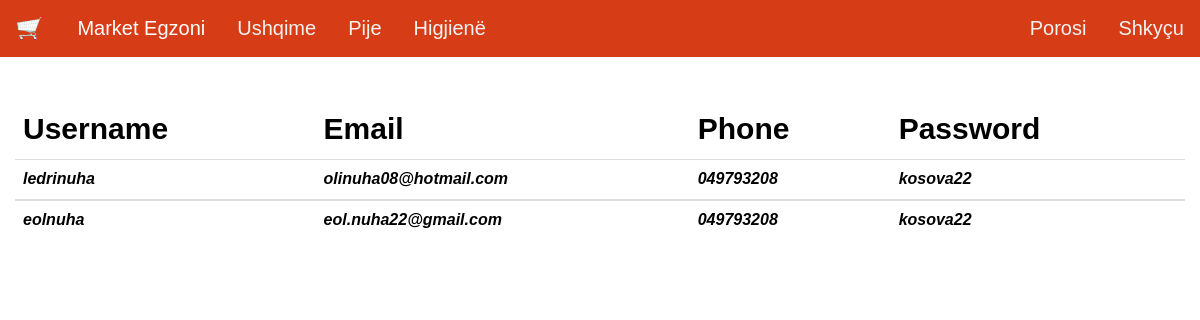
The page /view-users (signed in) on the database its author committed.
### first.py (models this page shows, shortened)
class lists(db.Model):
    _id = db.Column("id", db.Integer, primary_key=True)
    name = db.Column(db.String(100))
    email = db.Column(db.String(100))
    phone = db.Column(db.String(100))
    password = db.Column(db.String(100))

### first.py (the view)
@app.route("/view-users")
def viewUsers():
    return render_template("view-users.html", values=lists.query.all())

### templates/view-users.html (shortened to what this page needs)
{% extends "base.html" %}
{% block content %}
<div style="margin-top: 50px;" class="container-fluid">
    <table class="table" style="color: white;">
                    <thead style="color: black;">
                    <tr>
                        <td><strong style="font-size: 30px;">Username</strong></td>
                        <td><strong style="font-size: 30px;">Email</strong>
                        <td><strong style="font-size: 30px;">Phone</strong></td>
                        <td><strong style="font-size: 30px;">Password</strong></td>
                    </tr>
                    </thead>
        {% for item in values %}
                    <tbody style="color: black">
                    <tr>
                        <td><strong><i>{{item.name}}</i></strong></td>
                        <td><strong><i>{{item.email}}</i></strong></td>
                        <td><strong><i>{{item.phone}}</i></strong></td>
                        <td><strong><i>{{item.password}}</i></strong></td>
                    </tr>
                    </tbody>
        {% endfor %}
                </table>
</div>
{% endblock %}

### static/styles/stylesbase.css (style rules this page uses)
body { margin: 0; font-family: Arial, Helvetica, sans-serif; font-size: 16px; }
html { scroll-behavior: smooth; }
::placeholder { color: #D63D17; }

### rows shown on the page
lists: name "ledrinuha", email "olinuha08@hotmail.com", phone "049793208", password "kosova22"
lists: name "eolnuha", email "eol.nuha22@gmail.com", phone "049793208", password "kosova22"
